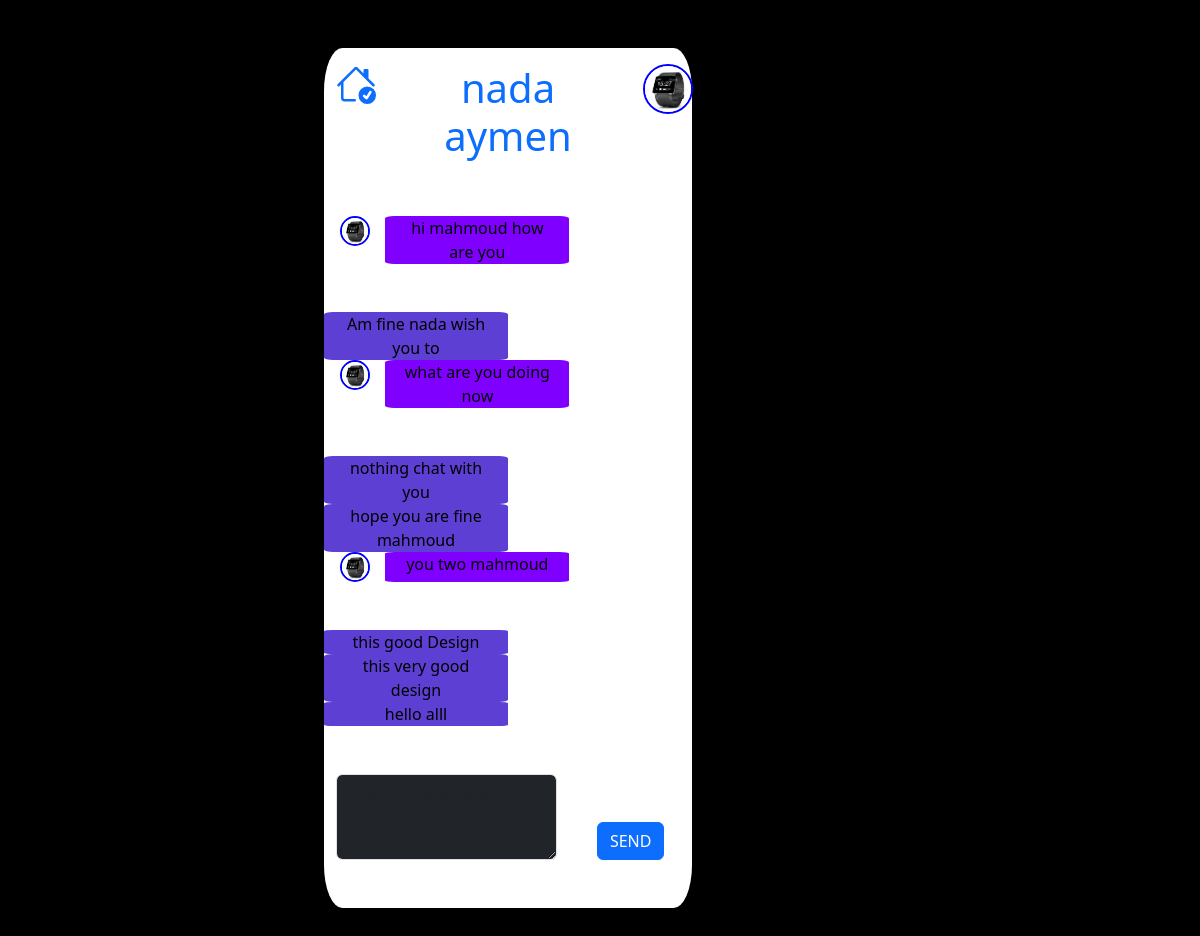
Page /detail/7 (signed in) on the committed database.
### chattapp/models.py (models this page shows, shortened)
class Friend(models.Model):
    profile = models.OneToOneField(Profile, on_delete=models.CASCADE)
    class Meta:
        verbose_name = "friend"
        verbose_name_plural = "friends"

class Profile(models.Model):
    user = models.OneToOneField(User, on_delete=models.CASCADE)
    name = models.CharField(max_length=100)
    profileimg = models.ImageField(
        upload_to='profile', default='noprofile.png')
    friends = models.ManyToManyField('Friend', related_name="my_friends")
    class Meta:
        verbose_name = 'Profile'
        verbose_name_plural = 'Profiles'

class ChattMessage(models.Model):
    body = models.TextField(max_length=100)
    sender = models.ForeignKey(
        Profile, on_delete=models.CASCADE, related_name='sender')
    reciver = models.ForeignKey(
        Profile, on_delete=models.CASCADE, related_name='reciver')
    seen = models.BooleanField(default=False)
    class Meta:
        verbose_name = ("ChattMessage")
        verbose_name_plural = ("ChattMessages")
    def __str__(self):
        return self.body

### chattapp/views.py (the view, shortened to what this page needs)
# urls.py: path('detail/<str:pk>', views.detail, name='detail'),
def detail(request, pk):
    friend = Friend.objects.get(profile_id=pk)
    user = request.user.profile
    profile = Profile.objects.get(id=friend.profile.id)
    form = forms.ChattMessageForm()
    chatts = ChattMessage.objects.all()
    return render(request, 'detail.html', {"friend": friend, 'form': form, 'user': user, 'profile': profile, 'chatts': chatts})

### chattapp/forms.py
class ChattMessageForm(forms.ModelForm):
    body = forms.CharField(widget=forms.Textarea(attrs={
                           'class': 'form-control bg-dark', 'rows': 3, "placeholder": "type your Messeges"}))
    class Meta:
        model = ChattMessage
        fields = ['body']

### templates/detail.html (shortened to what this page needs)
<!doctype html>
{% load static %}
<html lang="en" data-bs-theme="auto">
  <head><script src="{% static 'assets/js/color-modes.js' %}"></script>
    <link rel="stylesheet" href="https://cdn.jsdelivr.net/npm/@docsearch/css@3">
<link href="{% static 'assets/dist/css/bootstrap.min.css' %}" rel="stylesheet">
  </head>
  <body >
   <div class="m-5">
    <div class="container text-center">
        <div class="row ">
            <div class="col-md-4 offset-md-3 "  style="border-radius: 5%; background-color:#fff;">
                <div class="row align-items-start mt-3 mb-5">
                    <div class="col-md-2">
                      <a href="/">
                        </a>
                    </div>
                    <div class="col-md-8 ">
                     <h1><a href="#">{{friend.profile.name}}</a></h1>
                    </div>
                    <div class="col-md-2">
                      <a href="{{friend.profile.profileimg.url}}">
                        <img src="{{friend.profile.profileimg.url}}" height="50" width="50"
                      style="border-radius: 50%; border:2px solid blue;"
                      />
                      </a>
                    </div>
                  </div>
                  {% for chatt in chatts  %}
                  {% if chatt.sender == user and  chatt.reciver == profile %}
                  <div class="row " >
                    <div class="col-md-6 align-self-start  text-black "  style="border-radius: 5%; background-color:#5D3FD3;">
                      {{chatt}}
                      <br>
                   </div>
                  </div>
                  {% elif chatt.sender == profile and chatt.reciver == user %}
                    <div class="row mb-5" >
                      <div class="col-md-2">
                        <img src="{{friend.profile.profileimg.url}}" height="30" width="30"
                      style="border-radius: 50%; border:2px solid blue;"
                      />
                    </div>
                    <div class="col-md-6 align-self-ceneter  text-black" style="border-radius: 5%; background-color:#7F00FF;">
                      {{chatt}}
                      <br>
                      </div>
                    </div>
                      {% endif %}
                      {% endfor %}
                            <form class="row mt-5  mb-5 align-items-end" method='POST' action=''>
                                <div class="col-md-8">
                                  {{form.body}}
                                </div>
                                <div class="col-md-4">
                                  <button type="submit" class="btn btn-primary ">SEND</button>
                                </div>
                            </form>
            </div>
          </div>
        </div>
    </div>
    </body>
</html>

### templates/detail.html (style rules this page uses)
body { background-color:#000; }
a { text-decoration: none; color:#blue; }

### rows in the picture
Friend: profile.name "nada aymen", profile.profileimg (picture)
ChattMessage: profile.profileimg (picture), body "hi mahmoud how are you"
ChattMessage: body "Am fine nada wish you to"
ChattMessage: profile.profileimg (picture), body "what are you doing now"
ChattMessage: body "nothing chat with you"
ChattMessage: body "hope you are fine mahmoud"
ChattMessage: profile.profileimg (picture), body "you two mahmoud"
ChattMessage: body "this good Design"
ChattMessage: body "this very good design"
ChattMessage: body "hello alll"
